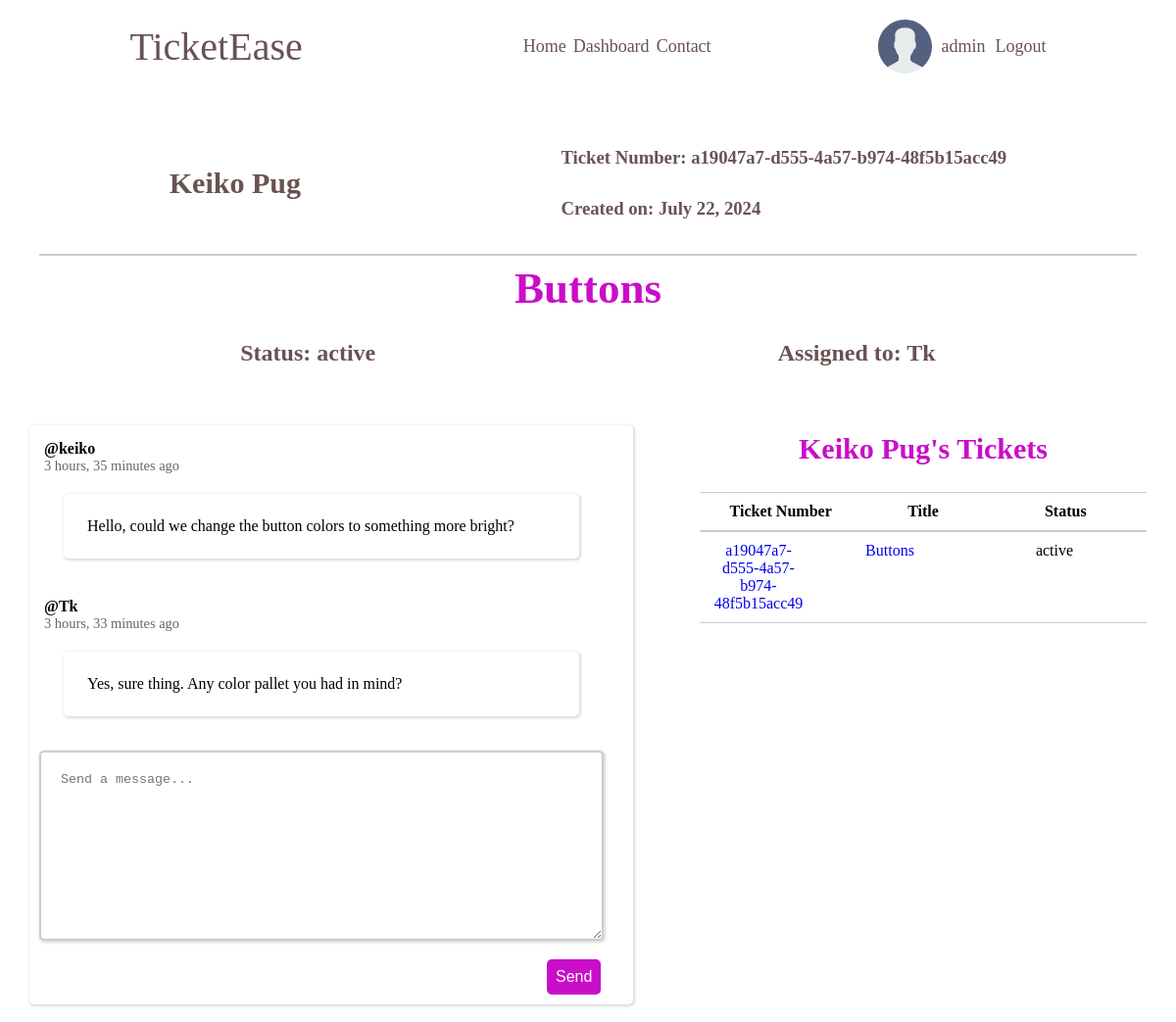
/tickets/buttons/ (signed in), run on the app's committed database.
### accounts/models.py (models this page shows)
class CustomUser(AbstractUser):
    USER_TYPE = (
        ('client', 'client'),
        ('engineer', 'engineer'),
    )
    email = models.EmailField()
    bio = models.TextField()
    user_type = models.CharField(max_length=10, choices=USER_TYPE, default='client')
    avatar = models.ImageField(null=True, default="avatars/default_avatar.svg", upload_to='avatars/')

### tickets/models.py (models this page shows, shortened)
class Ticket(models.Model):
    STATUS = (
        ('open', 'open'),
        ('active', 'active'),
        ('closed', 'closed'),
    )
    ticket_id = models.UUIDField(default=uuid.uuid4)
    slug = models.SlugField(unique=True)
    title = models.CharField(max_length=100)
    description = models.TextField()
    status = models.CharField(max_length=100, choices=STATUS, default='open')
    attachments = models.ImageField(null=True, blank=True, upload_to='attachments/')
    created_by = models.ForeignKey(CustomUser, on_delete=models.SET_NULL, null=True, related_name='created_by')
    assigned_to = models.ForeignKey(CustomUser, on_delete=models.SET_NULL, null=True, blank=True, related_name='assigned_to')
    accepted_on = models.DateTimeField(null=True, blank=True)
    closed_on = models.DateTimeField(null=True, blank=True)
    updated_on = models.DateTimeField(auto_now=True)
    created_on = models.DateTimeField(auto_now_add=True)

class TicketMessage(models.Model):
    sender = models.ForeignKey(CustomUser, on_delete=models.SET_NULL, null=True)
    ticket = models.ForeignKey(Ticket, on_delete=models.CASCADE, related_name='messages')
    message = models.TextField()
    updated_on = models.DateTimeField(auto_now=True)
    sent_on = models.DateTimeField(auto_now_add=True)
    class Meta:
        ordering = ['-updated_on']

### tickets/views.py (the view, shortened to what this page needs)
# urls.py: path('tickets/<slug:slug>/', ticketDetails, name='ticket-details'),
@login_required(login_url=('account_login'))
def ticketDetails(request, slug):
    ticket = Ticket.objects.get(slug=slug)
    msg = ticket.messages.all().order_by('sent_on')  # msg = messages
    context = {
        'ticket': ticket,
        'msg': msg
    }
    return render(request, 'tickets/ticket-details.html', context)

### tickets/templates/tickets/ticket-details.html (shortened to what this page needs)
{% extends 'tickets/index.html' %}
{% load static %}
{% block css %}
    <link rel="stylesheet" href="{% static  'tickets/styles/ticket-details.css' %}">
{% endblock %}
{% block content %}
<section class="detail-ticket-container">
    <section class="ticket-header">
        <div class="client-details">
            <h3>{{ticket.created_by.first_name}} {{ ticket.created_by.last_name }}</h3>
        </div>
        <div class="ticket-info">
            <div class="ticket-details">
                <h3>Ticket Number: {{ ticket.ticket_id }}</h3>
            </div>
            <div class="ticket-details">
                <h3>Created on: {{ ticket.created_on | date:'F j, Y' }}</h3>
            </div>
        </div>
    </section>
    <div class="title">
        <h1>{{ticket.title}}</h1>
    </div>
    <div class="ticket-status" style="display: flex; justify-content: space-around;">
        <div class="status">
            <h4> Status: {{ ticket.status }}</h4>
        </div>
        {% if ticket.status == 'open' and request.user.is_authenticated  and request.user.user_type == 'engineer'%}
        <div class="btn-assigned">
            <div class="accept-btn">
                <form method="post" action="{% url 'accept-ticket' slug=ticket.slug %}">
                    {% csrf_token %}
                    <button type="submit">Accept Ticket</button>
                </form>
            </div>
        {% elif ticket.status == 'active' %}
            <div class="accepted">
                <h4>Assigned to: {{ ticket.assigned_to }}</h4>
            </div>
        {% endif %}
        </div>
    </div>
    <div class="message-client-sections">
        <section class="messages-section">
            {% for ticket_message in msg %}
            <div class="message">
                <div class="message-header">
                    <div class="sender-info">
                        <div class="message-info">
                            <div class="sender-name">
                                <h4>@{{ ticket_message.sender.username }}</h4>
                            </div>
                            <div class="time-sent">
                                <p>{{ ticket_message.sent_on|timesince }} ago</p>
                            </div>
                        </div>
                    </div>
                </div>
                <div class="message-body">
                    <p>{{ ticket_message.message }}</p>
                </div>
            </div>
            {% endfor %}
            <div class="message-form">
                <form method="post">
                    <textarea name="message" id="message-input" cols="100" rows="10" placeholder="Send a message..."></textarea>
                    <button type="submit">Send</button>
                </form>
            </div>
        </section>
        <section class="clients-tickets">
            <section class="title">
                <h4>{{ ticket.created_by.first_name }} {{ ticket.created_by.last_name }}'s Tickets</h4>
            </section>
            <div class="ticket-list">
                <div class="ticket-row header">
                    <div>Ticket Number</div>
                    <div>Title</div>
                    <div>Status</div>
                </div>
                <div class="ticket-row">
                    <div class="ticket_number"> <a href="{% url 'ticket-details' slug=ticket.slug %}">{{ ticket.ticket_id }}</a></div>
                    <div><a href="{% url 'ticket-details' slug=ticket.slug %}">{{ ticket.title }}</a></div>
                    <div>{{ ticket.status }}</div>
                </div>
            </div>
        </section>
    </div>
{% endblock %}

### tickets/templates/tickets/navbar.html
{% load static %}
<section class="top-nav">
    <div class="logo">
        <a href="{% url 'home' %}">TicketEase</a>
    </div>
    <nav class="nav-links">
        {% if request.user.user_type == 'engineer' %}
            <a href="{% url 'home' %}">Home</a>
            <a href="{% url 'tickets-view' %}">Tickets</a>
            {% if user.is_authenticated %}
                <a href="{% url 'engineer-dashboard' user.username %}">Dashboard</a>
            {% endif %}
            <a href="{% url 'contact' %}">Contact</a>
        {% elif request.user.user_type == 'client' %}
            <a href="{% url 'home' %}">Home</a>
            {% if user.is_authenticated %}
                <a href="{% url 'client-dashboard' user.username %}">Dashboard</a>
            {% endif %}
            <a href="{% url 'contact' %}">Contact</a>
        {% else %}
            <a href="{% url 'contact' %}">Contact</a>
        {% endif %}
    </nav>
    <section class="auth">
        {% if user.is_authenticated %}
            <a href="#" class="avatar avatar--medium active">
                {% if user.avatar %}
                    <img src="{{ user.avatar.url }}" alt="{{ user.username }}" />
                {% else %}
                    <img src="{% static 'media/avatars/default_avatar.svg' %}" alt="{{user.username}}" />
                {% endif %}
                {{user.username}}
            </a>
            <a href="{% url 'account_logout' %}">Logout</a>
        {% else %}
            <a href="{% url 'account_login' %}">Login</a>
            <a href="{% url 'account_signup' %}">Register</a>
        {% endif %}
    </section>
</section>

### tickets/static/tickets/styles/main.css (style rules this page uses)
:root { --box-shadow: 1px 1px 3px 1px rgba(0, 0, 0, 0.15); --button-color: rgb(201, 14, 201); --button-color-hover: rgb(128, 0, 128); --text-color: rgba(52, 19, 19, 0.733); --text-color-light: white; --title-color: rgb(201, 14, 201); }
* { margin: 0; padding: 0; box-sizing: border-box; }
a { cursor: pointer; text-decoration: none; }
button { background-color: var(--button-color); border-color: transparent; border-radius: 5px; color: var(--text-color-light); font-size: 16px; padding: 7px; width: fit-content; }
.title { text-align: center; padding: 7px; color: var(--title-color); font-size: 30px; }
.top-nav { align-items: center; color: var(--text-color); display: flex; justify-content: space-around; margin: 10px; padding: 10px; }
.top-nav a { color: var(--text-color); }
.logo { font-size: 40px; font-weight: 500; }
.nav-links { font-size: 18px; display: flex; gap: 7px; }
.auth { font-size: 18px; display: flex; align-items: center; gap: 10px; }
.avatar { display: flex; align-items: center; justify-content: flex-end; gap: 10px; }

### tickets/static/tickets/styles/ticket-details.css (style rules this page uses)
.detail-ticket-container { margin: 20px; }
.ticket-header { display: flex; justify-content: space-around; width: 100%; border-bottom: 2px solid #ccc; padding-bottom: 20px; }
.client-details { display: flex; align-items: center; }
.client-details h3 { font-size: 30px; font-weight: 600; color: var(--text-color); }
.ticket-details { padding: 15px 0; color: var(--text-color); }
.message-client-sections { display: grid; grid-template-columns: 3fr 2fr; padding: 10px; margin: 20px; }
.messages-section { box-shadow: var(--box-shadow); max-height: fit-content; border-radius: 5px; padding-right: 20px; width: 90%; }
.message { margin: 10px; padding: 5px; }
.message-form form { margin: 10px; }
.message-form form textarea { padding: 20px; color: var(--text-color); width: 100%; border: 2px solid #ccc; border-radius: 5px; box-shadow: var(--box-shadow); }
.message-form form button { margin-top: 15px; margin-left: 90%; }
.message-body { margin: 1.5rem; padding: 1.5rem; box-shadow: var(--box-shadow); border-radius: 5px; margin: 20px; }
.ticket-status { display: flex; justify-content: space-around; width: 100%; margin: 20px 0; }
.ticket-status h4 { font-size: 24px; color: var(--text-color); }
.time-sent { margin-right: 20px; font-size: 0.9rem; color: #666; }
.sender-info { display: flex; align-items: center; }
.ticket-list { display: flex; flex-direction: column; margin-top: 20px; }
.ticket-row { display: flex; justify-content: space-between; padding: 10px; border-top: 1px solid #ccc; border-bottom: 1px solid #ccc; }
.ticket-row.header { font-weight: bold; }
.ticket-row > div { flex: 1; text-align: center; }
.ticket_number { word-wrap: break-word; max-width: 100px; }

### data on the page
CustomUser: avatar (placeholder picture), username "admin"
Ticket: created_by.first_name "Keiko", created_by.last_name "Pug", ticket_id "a19047a7-d555-4a57-b974-48f5b15acc49", created_on "July 22, 2024", title "Buttons", status "active", assigned_to "Tk"
TicketMessage: sender.username "keiko", sent_on "3 hours, 35 minutes", message "Hello, could we change the button colors to something more bright?"
TicketMessage: sender.username "Tk", sent_on "3 hours, 33 minutes", message "Yes, sure thing. Any color pallet you had in mind?"
